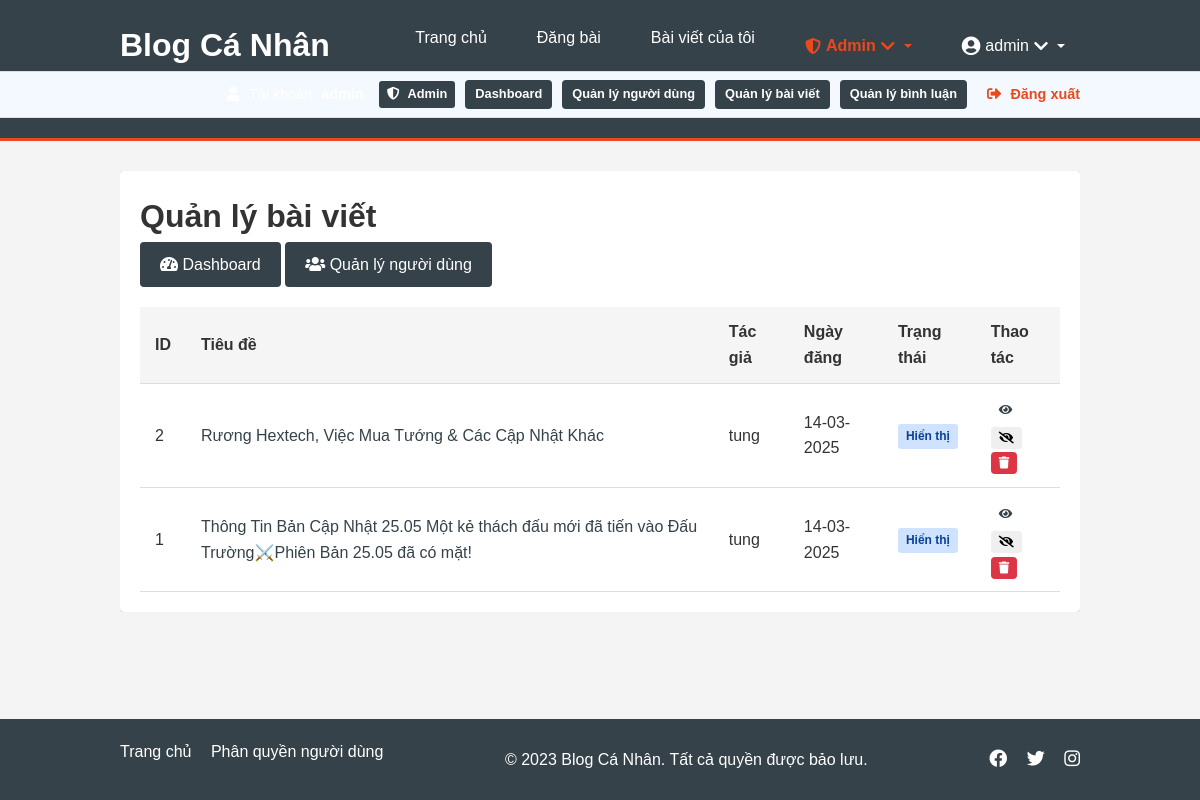
The page /admin/posts (signed in) on the database as committed earlier.
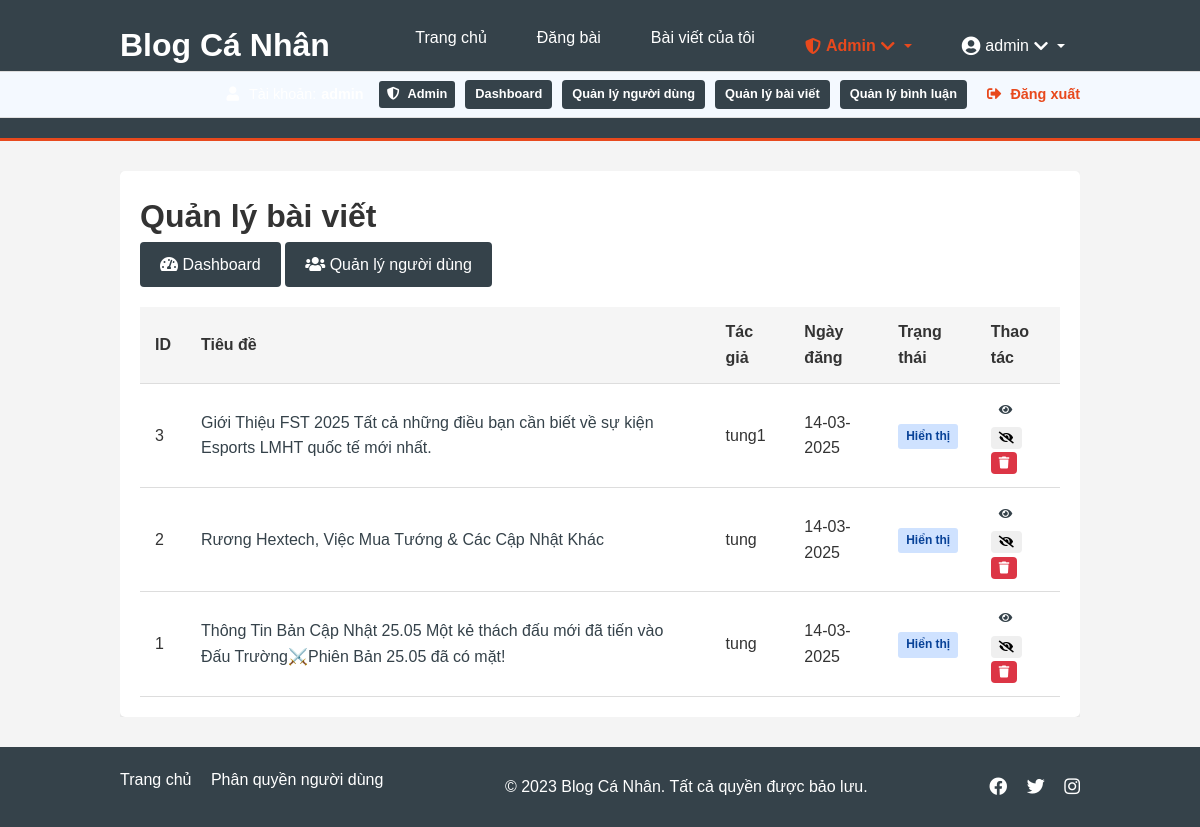
The same page on the database as committed later.
### models.py (models this page shows, shortened)
class Post(db.Model):
    id = db.Column(db.Integer, primary_key=True)
    title = db.Column(db.String(200), nullable=False)
    date_posted = db.Column(db.DateTime, nullable=False, default=datetime.utcnow)
    content = db.Column(db.Text, nullable=False)
    image_path = db.Column(db.String(200), nullable=True)
    user_id = db.Column(db.Integer, db.ForeignKey('user.id'), nullable=False)
    is_hidden = db.Column(db.Boolean, default=False)

class User(db.Model, UserMixin):
    id = db.Column(db.Integer, primary_key=True)
    username = db.Column(db.String(150), unique=True, nullable=False)
    password = db.Column(db.String(150), nullable=False)
    is_admin = db.Column(db.Boolean, default=False)
    is_active = db.Column(db.Boolean, default=True)
    date_joined = db.Column(db.DateTime, default=datetime.utcnow)
    posts = db.relationship('Post', backref='user', lazy=True)
    role = db.Column(db.String(20), default='viewer')  # 'viewer', 'collaborator', 'editor'

### routes/admin.py (the view)
@admin_bp.route('/admin/posts')
@login_required
@admin_required
def posts():
    posts = Post.query.order_by(Post.date_posted.desc()).all()
    return render_template('admin/posts.html', posts=posts)

### app.py (called while the page is built)
@login_manager.user_loader
def load_user(user_id):
    return User.query.get(int(user_id))

### routes/admin.py (called while the page is built)
def admin_required(f):
    @wraps(f)
    def decorated_function(*args, **kwargs):
        if not current_user.is_admin:
            abort(403)
        return f(*args, **kwargs)
    return decorated_function

### templates/admin/posts.html (shortened to what this page needs)
{% extends "base.html" %}
{% block content %}
<div class="admin-container">
    <h1>Quản lý bài viết</h1>
    <div class="admin-links">
        <a href="{{ url_for('admin.dashboard') }}" class="btn btn-secondary">
            <i class="fas fa-tachometer-alt"></i> Dashboard
        </a>
        <a href="{{ url_for('admin.users') }}" class="btn btn-secondary">
            <i class="fas fa-users"></i> Quản lý người dùng
        </a>
    </div>
    <div class="admin-content">
        {% if posts %}
        <table class="admin-table">
            <thead>
                <tr>
                    <th>ID</th>
                    <th>Tiêu đề</th>
                    <th>Tác giả</th>
                    <th>Ngày đăng</th>
                    <th>Trạng thái</th>
                    <th>Thao tác</th>
                </tr>
            </thead>
            <tbody>
                {% for post in posts %}
                <tr class="{% if post.is_hidden %}post-hidden{% endif %}">
                    <td>{{ post.id }}</td>
                    <td>
                        <a href="{{ url_for('post.post', post_id=post.id) }}" target="_blank">
                            {{ post.title }}
                        </a>
                    </td>
                    <td>{{ post.user.username }}</td>
                    <td>{{ post.date_posted.strftime('%d-%m-%Y') }}</td>
                    <td>
                        <span class="status-badge {% if post.is_hidden %}status-hidden{% else %}status-visible{% endif %}">
                            {{ "Đã ẩn" if post.is_hidden else "Hiển thị" }}
                        </span>
                    </td>
                    <td class="action-buttons">
                        <a href="{{ url_for('post.post', post_id=post.id) }}" class="btn btn-sm btn-info" target="_blank">
                            <i class="fas fa-eye"></i>
                        </a>
                        <form action="{{ url_for('admin.toggle_post_status', post_id=post.id) }}" method="POST" class="d-inline">
                            <button type="submit" class="btn btn-sm {% if post.is_hidden %}btn-success{% else %}btn-warning{% endif %}">
                                <i class="fas {% if post.is_hidden %}fa-eye{% else %}fa-eye-slash{% endif %}"></i>
                            </button>
                        </form>
                        <form action="{{ url_for('admin.delete_post', post_id=post.id) }}" method="POST" class="d-inline">
                            <button type="submit" class="btn btn-sm btn-danger" onclick="return confirm('Bạn có chắc chắn muốn xóa bài viết này?');">
                                <i class="fas fa-trash"></i>
                            </button>
                        </form>
                    </td>
                </tr>
                {% endfor %}
            </tbody>
        </table>
        {% else %}
        <p class="no-items">Không có bài viết nào.</p>
        {% endif %}
    </div>
</div>
{% endblock %}

Rows that differ between the two databases and show on the page:
added Post: id "3", title "Giới Thiệu FST 2025 Tất cả những điều bạn cần biết về sự kiện Esports LMHT quốc tế mới nhất.", user.username "tung1", date_posted "14-03-2025", is_hidden "Hiển thị"
